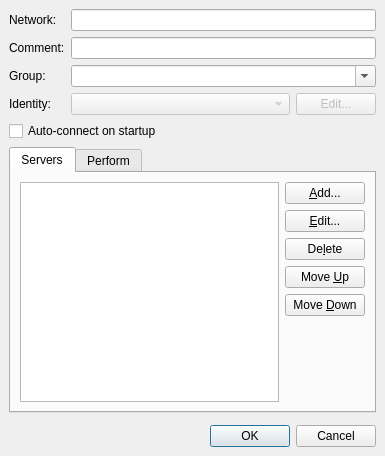
<ui version="4.0" >
 <class>NetworkEditDlg</class>
 <widget class="QDialog" name="NetworkEditDlg" >
  <property name="geometry" >
   <rect>
    <x>0</x>
    <y>0</y>
    <width>385</width>
    <height>456</height>
   </rect>
  </property>
  <property name="windowTitle" >
   <string>Edit Network Settings</string>
  </property>
  <layout class="QVBoxLayout" >
   <property name="spacing" >
    <number>6</number>
   </property>
   <property name="leftMargin" >
    <number>9</number>
   </property>
   <property name="topMargin" >
    <number>9</number>
   </property>
   <property name="rightMargin" >
    <number>9</number>
   </property>
   <property name="bottomMargin" >
    <number>9</number>
   </property>
   <item>
    <layout class="QGridLayout" >
     <property name="leftMargin" >
      <number>0</number>
     </property>
     <property name="topMargin" >
      <number>0</number>
     </property>
     <property name="rightMargin" >
      <number>0</number>
     </property>
     <property name="bottomMargin" >
      <number>0</number>
     </property>
     <property name="horizontalSpacing" >
      <number>6</number>
     </property>
     <property name="verticalSpacing" >
      <number>6</number>
     </property>
     <item row="3" column="0" >
      <widget class="QLabel" name="label_3" >
       <property name="text" >
        <string>Identity:</string>
       </property>
      </widget>
     </item>
     <item row="0" column="0" >
      <widget class="QLabel" name="label" >
       <property name="text" >
        <string>Network:</string>
       </property>
      </widget>
     </item>
     <item row="2" column="0" >
      <widget class="QLabel" name="label_2" >
       <property name="text" >
        <string>Group:</string>
       </property>
      </widget>
     </item>
     <item row="2" column="1" >
      <widget class="QComboBox" name="networkGroup" >
       <property name="editable" >
        <bool>true</bool>
       </property>
       <property name="insertPolicy" >
        <enum>QComboBox::NoInsert</enum>
       </property>
      </widget>
     </item>
     <item row="3" column="1" >
      <layout class="QHBoxLayout" >
       <property name="spacing" >
        <number>6</number>
       </property>
       <property name="leftMargin" >
        <number>0</number>
       </property>
       <property name="topMargin" >
        <number>0</number>
       </property>
       <property name="rightMargin" >
        <number>0</number>
       </property>
       <property name="bottomMargin" >
        <number>0</number>
       </property>
       <item>
        <widget class="QComboBox" name="identityList" >
         <property name="enabled" >
          <bool>false</bool>
         </property>
        </widget>
       </item>
       <item>
        <widget class="QPushButton" name="editIdentities" >
         <property name="enabled" >
          <bool>false</bool>
         </property>
         <property name="sizePolicy" >
          <sizepolicy vsizetype="Fixed" hsizetype="Maximum" >
           <horstretch>0</horstretch>
           <verstretch>0</verstretch>
          </sizepolicy>
         </property>
         <property name="text" >
          <string>Edit...</string>
         </property>
        </widget>
       </item>
      </layout>
     </item>
     <item row="0" column="1" >
      <widget class="QLineEdit" name="networkName" />
     </item>
     <item row="1" column="1" >
      <widget class="QLineEdit" name="networkDesc" />
     </item>
     <item row="1" column="0" >
      <widget class="QLabel" name="label_5" >
       <property name="text" >
        <string>Comment:</string>
       </property>
      </widget>
     </item>
    </layout>
   </item>
   <item>
    <widget class="QCheckBox" name="enableAutoConnect" >
     <property name="text" >
      <string>Auto-connect on startup</string>
     </property>
    </widget>
   </item>
   <item>
    <widget class="QTabWidget" name="tabWidget" >
     <property name="enabled" >
      <bool>true</bool>
     </property>
     <property name="currentIndex" >
      <number>0</number>
     </property>
     <widget class="QWidget" name="serversTab" >
      <property name="enabled" >
       <bool>true</bool>
      </property>
      <attribute name="title" >
       <string>Servers</string>
      </attribute>
      <layout class="QHBoxLayout" >
       <property name="spacing" >
        <number>6</number>
       </property>
       <property name="leftMargin" >
        <number>9</number>
       </property>
       <property name="topMargin" >
        <number>9</number>
       </property>
       <property name="rightMargin" >
        <number>9</number>
       </property>
       <property name="bottomMargin" >
        <number>9</number>
       </property>
       <item>
        <widget class="QListWidget" name="serverList" />
       </item>
       <item>
        <layout class="QVBoxLayout" >
         <property name="spacing" >
          <number>6</number>
         </property>
         <property name="leftMargin" >
          <number>0</number>
         </property>
         <property name="topMargin" >
          <number>0</number>
         </property>
         <property name="rightMargin" >
          <number>0</number>
         </property>
         <property name="bottomMargin" >
          <number>0</number>
         </property>
         <item>
          <widget class="QPushButton" name="addServer" >
           <property name="text" >
            <string>&amp;Add...</string>
           </property>
          </widget>
         </item>
         <item>
          <widget class="QPushButton" name="editServer" >
           <property name="text" >
            <string>&amp;Edit...</string>
           </property>
          </widget>
         </item>
         <item>
          <widget class="QPushButton" name="deleteServer" >
           <property name="text" >
            <string>De&amp;lete</string>
           </property>
          </widget>
         </item>
         <item>
          <widget class="QPushButton" name="upServer" >
           <property name="text" >
            <string>Move &amp;Up</string>
           </property>
          </widget>
         </item>
         <item>
          <widget class="QPushButton" name="downServer" >
           <property name="text" >
            <string>Move &amp;Down</string>
           </property>
          </widget>
         </item>
         <item>
          <spacer>
           <property name="orientation" >
            <enum>Qt::Vertical</enum>
           </property>
           <property name="sizeHint" >
            <size>
             <width>20</width>
             <height>40</height>
            </size>
           </property>
          </spacer>
         </item>
        </layout>
       </item>
      </layout>
     </widget>
     <widget class="QWidget" name="performTab" >
      <attribute name="title" >
       <string>Perform</string>
      </attribute>
      <layout class="QVBoxLayout" >
       <property name="spacing" >
        <number>6</number>
       </property>
       <property name="leftMargin" >
        <number>8</number>
       </property>
       <property name="topMargin" >
        <number>8</number>
       </property>
       <property name="rightMargin" >
        <number>8</number>
       </property>
       <property name="bottomMargin" >
        <number>8</number>
       </property>
       <item>
        <layout class="QVBoxLayout" >
         <property name="spacing" >
          <number>6</number>
         </property>
         <property name="leftMargin" >
          <number>0</number>
         </property>
         <property name="topMargin" >
          <number>0</number>
         </property>
         <property name="rightMargin" >
          <number>0</number>
         </property>
         <property name="bottomMargin" >
          <number>0</number>
         </property>
         <item>
          <widget class="QTextEdit" name="performEdit" >
           <property name="enabled" >
            <bool>false</bool>
           </property>
           <property name="lineWrapMode" >
            <enum>QTextEdit::NoWrap</enum>
           </property>
          </widget>
         </item>
         <item>
          <widget class="QLabel" name="label_4" >
           <property name="text" >
            <string>These commands are executed after connect.</string>
           </property>
          </widget>
         </item>
        </layout>
       </item>
      </layout>
     </widget>
    </widget>
   </item>
   <item>
    <widget class="QWidget" native="1" name="layoutWidget" />
   </item>
   <item>
    <widget class="QDialogButtonBox" name="buttonBox" >
     <property name="orientation" >
      <enum>Qt::Horizontal</enum>
     </property>
     <property name="standardButtons" >
      <set>QDialogButtonBox::Cancel|QDialogButtonBox::NoButton|QDialogButtonBox::Ok</set>
     </property>
    </widget>
   </item>
  </layout>
 </widget>
 <resources/>
 <connections>
  <connection>
   <sender>buttonBox</sender>
   <signal>rejected()</signal>
   <receiver>NetworkEditDlg</receiver>
   <slot>reject()</slot>
   <hints>
    <hint type="sourcelabel" >
     <x>216</x>
     <y>435</y>
    </hint>
    <hint type="destinationlabel" >
     <x>216</x>
     <y>228</y>
    </hint>
   </hints>
  </connection>
  <connection>
   <sender>buttonBox</sender>
   <signal>accepted()</signal>
   <receiver>NetworkEditDlg</receiver>
   <slot>accept()</slot>
   <hints>
    <hint type="sourcelabel" >
     <x>216</x>
     <y>435</y>
    </hint>
    <hint type="destinationlabel" >
     <x>216</x>
     <y>228</y>
    </hint>
   </hints>
  </connection>
 </connections>
</ui>
